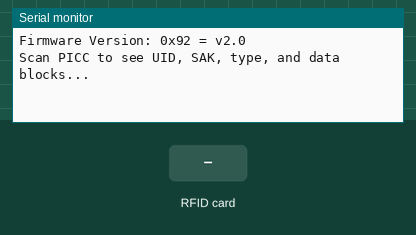
Simulated run of this sketch. Board: Arduino Uno, built with avr-gcc and run on an emulated ATmega328P. On the bench: the last lines printed to the serial monitor. The test bench sets the inputs (shaded band).

Above: at 1.2 s.
1.3 s: RFID card 64 B2 88 2A held to the reader
At 1.9 s:
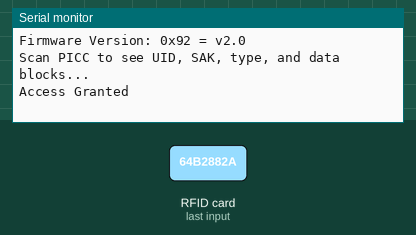
2.8 s: RFID card 5E 7A 19 C4 held to the reader
At 4.8 s:
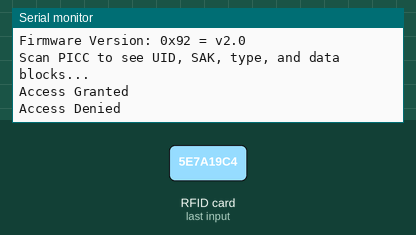

Measured:
- after the input at 1.3 s, the serial monitor: prints a new line at once (image 1)
- after the input at 2.8 s, the serial monitor: prints a new line after 0.53 s (image 2)

The sketch:

NFC_Tag_Reader_with_LCD.ino
```cpp
// (licence header left out)
#include <SPI.h>
#include <MFRC522.h>
#include <LiquidCrystal.h>       //LCDisplay library

const int rs = 7, en = 6, d4 = 5, d5 = 4, d6 = 3, d7 = 2;   //Defining a constant for the needed LCD interface pins
LiquidCrystal lcd(rs, en, d4, d5, d6, d7);                  //Renaming the constant LCD

#define RST_PIN         9          // Configurable, see typical pin layout above
#define SS_PIN          10         // Configurable, see typical pin layout above

MFRC522 mfrc522(SS_PIN, RST_PIN);  // Create MFRC522 instance
byte accessUID[4] = {0x64, 0xB2, 0x88, 0x2A};

void setup() {
	Serial.begin(115200);		// Initialize serial communications with the PC
	while (!Serial);		// Do nothing if no serial port is opened (added for Arduinos based on ATMEGA32U4)
	SPI.begin();			// Init SPI bus
	mfrc522.PCD_Init();		// Init MFRC522
	delay(4);				// Optional delay. Some board do need more time after init to be ready, see Readme
	mfrc522.PCD_DumpVersionToSerial();	// Show details of PCD - MFRC522 Card Reader details
	Serial.println(F("Scan PICC to see UID, SAK, type, and data blocks..."));
}

void loop() {
  lcd.setCursor(0, 0);
  lcd.print("Hello");
	// Reset the loop if no new card present on the sensor/reader. This saves the entire process when idle.
	if ( ! mfrc522.PICC_IsNewCardPresent()) {
		return;
	}

	// Select one of the cards
	if ( ! mfrc522.PICC_ReadCardSerial()) {
		return;
	}

	// Dump debug info about the card; PICC_HaltA() is automatically called
	if(mfrc522.uid.uidByte[0] == accessUID[0] && mfrc522.uid.uidByte[1] ==accessUID[1] && mfrc522.uid.uidByte[2] ==accessUID[2] && mfrc522.uid.uidByte[3] ==accessUID[3]){
    Serial.println("Access Granted");
    lcd.setCursor(0, 1);
    lcd.print("Slay this way!");
    delay(2000);

  }else{
    Serial.println("Access Denied");
    lcd.setCursor(0, 1);
    lcd.print("bitch bye!");
    delay(2000);
  }
  mfrc522.PICC_HaltA();
  lcd.clear();
}
```
